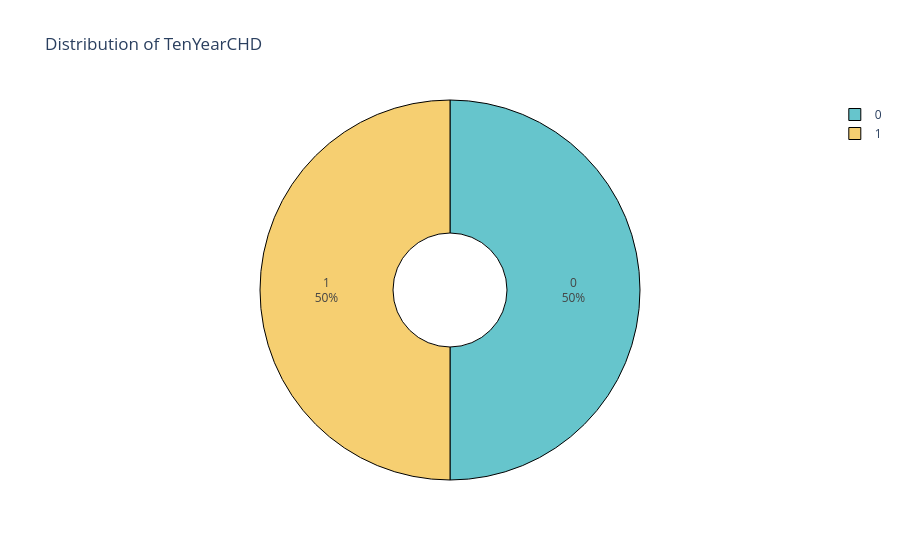

Here is the notebook cell this chart was saved with:
### Code cell
fig = px.pie(data_frame=y_train_res, names='TenYearCHD', title="Distribution of TenYearCHD", hole=0.3, color_discrete_sequence=px.colors.qualitative.Pastel)
fig.update_traces(textinfo='percent+label', marker=dict(line=dict(color="#000000", width=1)))
fig.show()

### Figure 1 — Plotly figure (JSON) as saved in the notebook; plotly's stock layout.template omitted (floating-point values rounded to 4 significant figures; data arrays with more than 128 entries replaced by an {"elided": "..."} marker saying what was removed)
{"data": [{"domain": {"x": [0, 1], "y": [0, 1]}, "hole": 0.3, "hovertemplate": "TenYearCHD=%{label}<extra></extra>", "labels": {"elided": "5390 int values"}, "legendgroup": "", "marker": {"line": {"color": "#000000", "width": 1}}, "name": "", "showlegend": true, "textinfo": "percent+label", "type": "pie"}], "layout": {"legend": {"tracegroupgap": 0}, "piecolorway": ["rgb(102, 197, 204)", "rgb(246, 207, 113)", "rgb(248, 156, 116)", "rgb(220, 176, 242)", "rgb(135, 197, 95)", "rgb(158, 185, 243)", "rgb(254, 136, 177)", "rgb(201, 219, 116)", "rgb(139, 224, 164)", "rgb(180, 151, 231)", "rgb(179, 179, 179)"], "title": {"text": "Distribution of TenYearCHD"}}}
